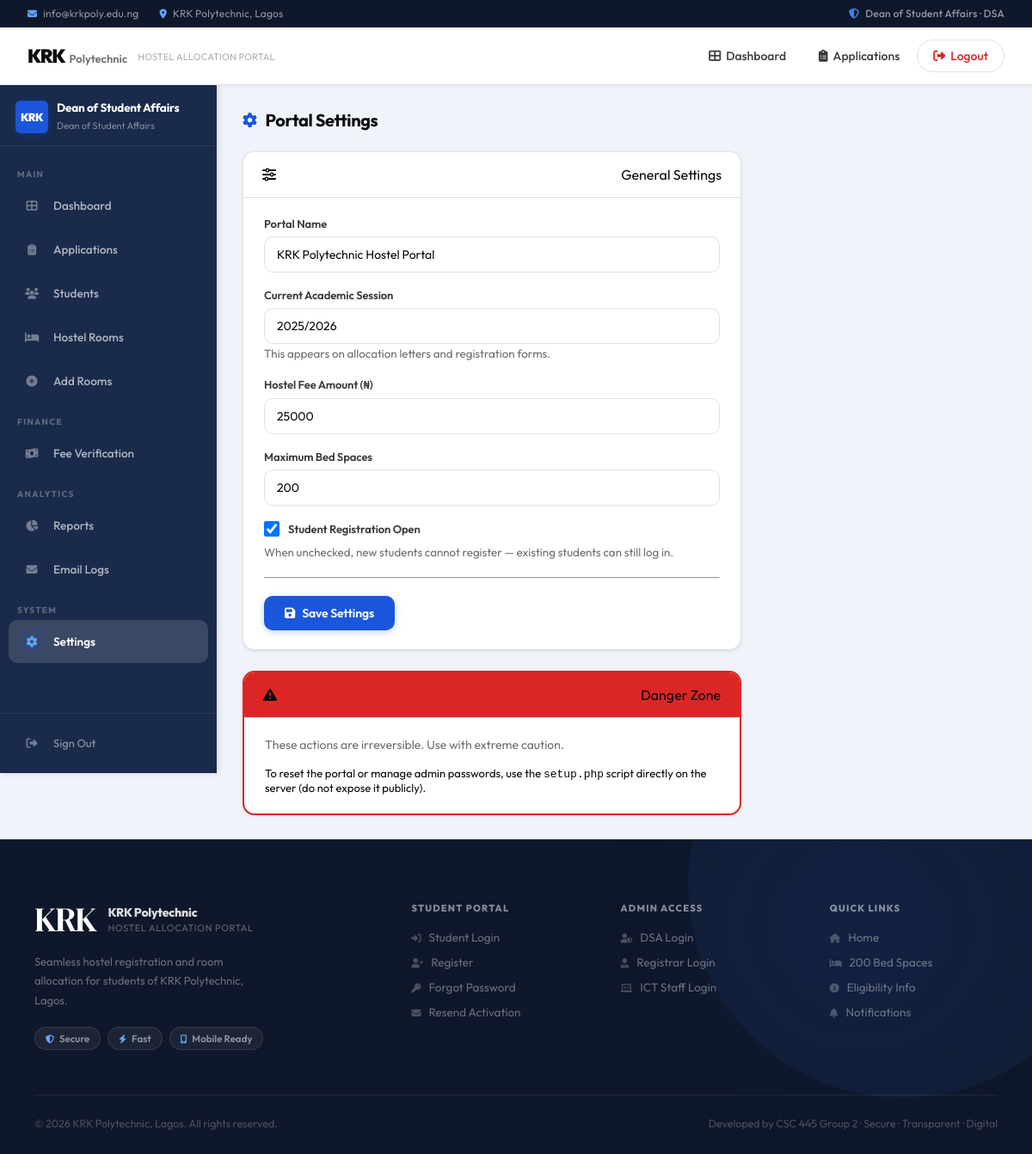
Page /admin/settings.php (signed in) on the committed database.
### tables this page shows
CREATE TABLE settings (
    id INT AUTO_INCREMENT PRIMARY KEY,
    setting_key VARCHAR(100) UNIQUE NOT NULL,
    setting_value TEXT NOT NULL,
    updated_at TIMESTAMP DEFAULT CURRENT_TIMESTAMP ON UPDATE CURRENT_TIMESTAMP
);

### config/db.php (called while the page is built, shortened)
<?php
function setting(mysqli $db, string $key, string $default = ''): string {
    $st = $db->prepare("SELECT setting_value FROM settings WHERE setting_key = ?");
    $st->bind_param("s", $key);
    $st->execute();
    $row = $st->get_result()->fetch_assoc();
    return $row ? $row['setting_value'] : $default;
}

### admin/settings.php (the view, shortened to what this page needs)
<?php
require_once '../config/db.php';
$currentSession  = setting($conn, 'academic_session', '2025/2026');
$currentFee      = setting($conn, 'hostel_fee_amount', '25000');
$regOpen         = setting($conn, 'registration_open', '1');
$maxBeds         = setting($conn, 'max_bed_spaces',    '200');
$portalName      = setting($conn, 'portal_name',       'KRK Polytechnic Hostel Portal');
include '../includes/header.php';
?>
<div class="dashboard-layout">
    <?php include 'sidebar.php'; ?>
    <main class="main-content">
        <h2 class="page-title"><i class="fa fa-cog"></i> Portal Settings</h2>
        <div class="card" style="max-width:580px;">
            <div class="card-header"><i class="fa fa-sliders-h"></i> General Settings</div>
            <div class="card-body">
                <form method="POST">
                    <div class="form-group">
                        <label>Portal Name</label>
                        <input type="text" name="portal_name" class="form-control"
                               value="<?= htmlspecialchars($portalName) ?>" required>
                    </div>
                    <div class="form-group">
                        <label>Current Academic Session</label>
                        <input type="text" name="academic_session" class="form-control"
                               placeholder="e.g. 2025/2026"
                               value="<?= htmlspecialchars($currentSession) ?>" required>
                        <small style="color:var(--gray);">This appears on allocation letters and registration forms.</small>
                    </div>
                    <div class="form-group">
                        <label>Hostel Fee Amount (₦)</label>
                        <input type="number" name="hostel_fee_amount" class="form-control"
                               min="1000" step="500"
                               value="<?= htmlspecialchars($currentFee) ?>" required>
                    </div>
                    <div class="form-group">
                        <label>Maximum Bed Spaces</label>
                        <input type="number" name="max_bed_spaces" class="form-control"
                               min="1" max="1000"
                               value="<?= htmlspecialchars($maxBeds) ?>" required>
                    </div>
                    <div class="form-group">
                        <label style="display:flex; align-items:center; gap:10px; cursor:pointer; font-weight:600;">
                            <input type="checkbox" name="registration_open" value="1"
                                   <?= $regOpen === '1' ? 'checked' : '' ?>
                                   style="width:18px; height:18px; cursor:pointer;">
                            Student Registration Open
                        </label>
                        <small style="color:var(--gray);">
                            When unchecked, new students cannot register — existing students can still log in.
                        </small>
                    </div>
                    <hr style="margin:20px 0;">
                    <button type="submit" class="btn btn-primary">
                        <i class="fa fa-save"></i> Save Settings
                    </button>
                </form>
            </div>
        </div>
        <div class="card" style="max-width:580px; margin-top:24px; border:2px solid var(--danger);">
            <div class="card-header" style="background:var(--danger);">
                <i class="fa fa-exclamation-triangle"></i> Danger Zone
            </div>
            <div class="card-body">
                <p style="font-size:14px; color:var(--gray); margin-bottom:16px;">
                    These actions are irreversible. Use with extreme caution.
                </p>
                <p style="font-size:13px;">
                    To reset the portal or manage admin passwords, use the
                    <code>setup.php</code> script directly on the server (do not expose it publicly).
                </p>
            </div>
        </div>
    </main>
</div>
<?php include '../includes/footer.php'; ?>

### includes/header.php (shortened to what this page needs)
<?php
$heroPages    = ['index.php'];
$isHero       = in_array(basename($_SERVER['PHP_SELF']), $heroPages);
$solidClass   = $isHero ? '' : 'solid';
$noHeader     = $noHeader ?? false;
$sidebarPages = [
    'dashboard.php','applications.php','students.php','student_detail.php',
    'rooms.php','upload_rooms.php','fees.php','reports.php',
    'email_logs.php','settings.php',
    'application.php','payment.php','profile.php','allocation_letter.php',
];
$hasSidebar = in_array(basename($_SERVER['PHP_SELF']), $sidebarPages);
$bodyClass  = '';
if ($hasSidebar) $bodyClass .= ' has-sidebar';
?>
<!DOCTYPE html>
<html lang="en">
<head>
<link rel="stylesheet" href="<?= BASE_URL ?>/assets/css/style.css">
<link rel="stylesheet" href="https://cdnjs.cloudflare.com/ajax/libs/font-awesome/6.4.0/css/all.min.css">
</head>
<body class="<?= trim($bodyClass) ?>">
<?php if (!$noHeader): ?>
<header class="site-header <?= $solidClass ?>">
  <div class="topbar">
    <div class="topbar-inner">
      <div class="topbar-left">
        <span><i class="fa fa-envelope"></i> info@krkpoly.edu.ng</span>
        <span><i class="fa fa-map-marker-alt"></i> KRK Polytechnic, Lagos</span>
      </div>
      <div class="topbar-right">
        <?php if (isset($_SESSION['student_id'])): ?>
          <span class="topbar-user"><i class="fa fa-user-circle"></i> <?= htmlspecialchars($_SESSION['student_name'] ?? '') ?></span>
        <?php elseif (isset($_SESSION['admin_id'])): ?>
          <span class="topbar-user"><i class="fa fa-shield-alt"></i> <?= htmlspecialchars($_SESSION['admin_name'] ?? '') ?> &middot; <?= strtoupper($_SESSION['admin_role'] ?? '') ?></span>
        <?php else: ?>
          <a href="<?= BASE_URL ?>/student/login.php">Student Login</a>
          <a href="<?= BASE_URL ?>/student/register.php" class="topbar-btn">Register</a>
        <?php endif; ?>
      </div>
    </div>
  </div>
  <nav class="navbar">
    <a href="<?= BASE_URL ?>/index.php" class="logo">
      <div class="logo-wordmark">
        <strong>KRK</strong><span>Polytechnic</span>
      </div>
      <div class="logo-text">
        <span class="logo-portal-name">Hostel Allocation Portal</span>
      </div>
    </a>
    <ul class="nav-links" id="mainNavLinks">
      <?php if (isset($_SESSION['student_id'])): ?>
        <li><a href="<?= BASE_URL ?>/student/dashboard.php"><i class="fa fa-th-large"></i> Dashboard</a></li>
        <li><a href="<?= BASE_URL ?>/student/application.php"><i class="fa fa-bed"></i> My Room</a></li>
        <li><a href="<?= BASE_URL ?>/student/payment.php"><i class="fa fa-credit-card"></i> Payment</a></li>
        <li><a href="<?= BASE_URL ?>/student/profile.php"><i class="fa fa-user"></i> Profile</a></li>
        <li><a href="<?= BASE_URL ?>/student/logout.php" class="nav-logout"><i class="fa fa-sign-out-alt"></i> Logout</a></li>
      <?php elseif (isset($_SESSION['admin_id'])): ?>
        <li><a href="<?= BASE_URL ?>/admin/dashboard.php"><i class="fa fa-th-large"></i> Dashboard</a></li>
        <li><a href="<?= BASE_URL ?>/admin/applications.php"><i class="fa fa-clipboard-list"></i> Applications</a></li>
        <li><a href="<?= BASE_URL ?>/admin/logout.php" class="nav-logout"><i class="fa fa-sign-out-alt"></i> Logout</a></li>
      <?php endif; ?>
    </ul>
  </nav>
</header>
<?php endif; ?>

### admin/sidebar.php (shortened to what this page needs)
<?php
$cp = basename($_SERVER['PHP_SELF']);
$role = $_SESSION['admin_role'] ?? '';
$roleLabel = ['dsa'=>'Dean of Student Affairs','registrar'=>'Registrar Office','ict'=>'ICT Department'][$role] ?? strtoupper($role);
?>
<aside class="sidebar">
  <div class="sidebar-logo">
    <div class="sidebar-logo-icon" style="font-size:13px;font-weight:900;letter-spacing:-.5px;">KRK</div>
    <div class="sidebar-logo-text">
      <strong><?= htmlspecialchars($_SESSION['admin_name'] ?? 'Admin') ?></strong>
      <span><?= htmlspecialchars($roleLabel) ?></span>
    </div>
  </div>
  <nav class="sidebar-nav">
    <div class="sidebar-section-title">Main</div>
    <a href="dashboard.php"    class="<?= $cp==='dashboard.php'   ?'active':'' ?>"><span class="s-icon"><i class="fa fa-th-large"></i></span>Dashboard</a>
    <a href="applications.php" class="<?= $cp==='applications.php'?'active':'' ?>">
      <span class="s-icon"><i class="fa fa-clipboard-list"></i></span>Applications
    </a>
    <a href="students.php"     class="<?= in_array($cp,['students.php','student_detail.php'])?'active':'' ?>"><span class="s-icon"><i class="fa fa-users"></i></span>Students</a>
    <a href="rooms.php"        class="<?= $cp==='rooms.php'       ?'active':'' ?>"><span class="s-icon"><i class="fa fa-bed"></i></span>Hostel Rooms</a>
    <?php if(in_array($role,['ict','dsa'])): ?>
    <a href="upload_rooms.php" class="<?= $cp==='upload_rooms.php'?'active':'' ?>"><span class="s-icon"><i class="fa fa-plus-circle"></i></span>Add Rooms</a>
    <?php endif; ?>
    <?php if(in_array($role,['registrar','dsa'])): ?>
    <div class="sidebar-section-title">Finance</div>
    <a href="fees.php" class="<?= $cp==='fees.php'?'active':'' ?>">
      <span class="s-icon"><i class="fa fa-money-bill-wave"></i></span>Fee Verification
    </a>
    <?php endif; ?>
    <div class="sidebar-section-title">Analytics</div>
    <a href="reports.php"    class="<?= $cp==='reports.php'   ?'active':'' ?>"><span class="s-icon"><i class="fa fa-chart-pie"></i></span>Reports</a>
    <a href="email_logs.php" class="<?= $cp==='email_logs.php'?'active':'' ?>"><span class="s-icon"><i class="fa fa-envelope"></i></span>Email Logs</a>
    <?php if($role==='dsa'): ?>
    <div class="sidebar-section-title">System</div>
    <a href="settings.php" class="<?= $cp==='settings.php'?'active':'' ?>"><span class="s-icon"><i class="fa fa-cog"></i></span>Settings</a>
    <?php endif; ?>
  </nav>
  <div class="sidebar-footer">
    <a href="logout.php"><span class="s-icon"><i class="fa fa-sign-out-alt"></i></span>Sign Out</a>
  </div>
</aside>

### includes/footer.php (shortened to what this page needs)
<footer class="lp-footer">
  <div class="lp-footer-glow"></div>
  <div class="lp-container">
    <div class="lp-footer-grid">
      <div class="lp-footer-brand">
        <div class="lp-footer-wordmark">
          <span class="lp-footer-abbr">KRK</span>
          <div>
            <div class="lp-footer-name">KRK Polytechnic</div>
            <div class="lp-footer-tagline">Hostel Allocation Portal</div>
          </div>
        </div>
        <p>Seamless hostel registration and room allocation for students of KRK Polytechnic, Lagos.</p>
        <div class="lp-footer-badges">
          <span><i class="fa fa-shield-alt"></i> Secure</span>
          <span><i class="fa fa-bolt"></i> Fast</span>
          <span><i class="fa fa-mobile-alt"></i> Mobile Ready</span>
        </div>
      </div>
      <div class="lp-footer-col">
        <h5>Student Portal</h5>
        <a href="<?= defined('BASE_URL') ? BASE_URL : '' ?>/student/login.php"><i class="fa fa-sign-in-alt"></i> Student Login</a>
        <a href="<?= defined('BASE_URL') ? BASE_URL : '' ?>/student/register.php"><i class="fa fa-user-plus"></i> Register</a>
        <a href="<?= defined('BASE_URL') ? BASE_URL : '' ?>/student/forgot_password.php"><i class="fa fa-key"></i> Forgot Password</a>
        <a href="<?= defined('BASE_URL') ? BASE_URL : '' ?>/student/resend_activation.php"><i class="fa fa-envelope"></i> Resend Activation</a>
      </div>
      <div class="lp-footer-col">
        <h5>Admin Access</h5>
        <a href="<?= defined('BASE_URL') ? BASE_URL : '' ?>/admin/login.php"><i class="fa fa-user-shield"></i> DSA Login</a>
        <a href="<?= defined('BASE_URL') ? BASE_URL : '' ?>/admin/login.php"><i class="fa fa-user-tie"></i> Registrar Login</a>
        <a href="<?= defined('BASE_URL') ? BASE_URL : '' ?>/admin/login.php"><i class="fa fa-laptop-code"></i> ICT Staff Login</a>
      </div>
      <div class="lp-footer-col">
        <h5>Quick Links</h5>
        <a href="<?= defined('BASE_URL') ? BASE_URL : '' ?>/index.php"><i class="fa fa-home"></i> Home</a>
        <a href="#"><i class="fa fa-bed"></i> 200 Bed Spaces</a>
        <a href="#"><i class="fa fa-info-circle"></i> Eligibility Info</a>
        <a href="#"><i class="fa fa-bell"></i> Notifications</a>
      </div>
    </div>
    <div class="lp-footer-bottom">
      <p>&copy; <?= date('Y') ?> KRK Polytechnic, Lagos. All rights reserved.</p>
      <p>Developed by CSC 445 Group 2 &middot; Secure · Transparent · Digital</p>
    </div>
  </div>
</footer>
</body>
</html>

### rows in the picture
settings: portal_name "KRK Polytechnic Hostel Portal"
settings: academic_session "2025/2026"
settings: hostel_fee_amount "25000"
settings: max_bed_spaces "200"
settings: setting_value "☑"

### other values in the picture
$_SESSION['admin_name'] "Dean of Student Affairs"
$_SESSION['admin_role'] "DSA"
$roleLabel "Dean of Student Affairs"
